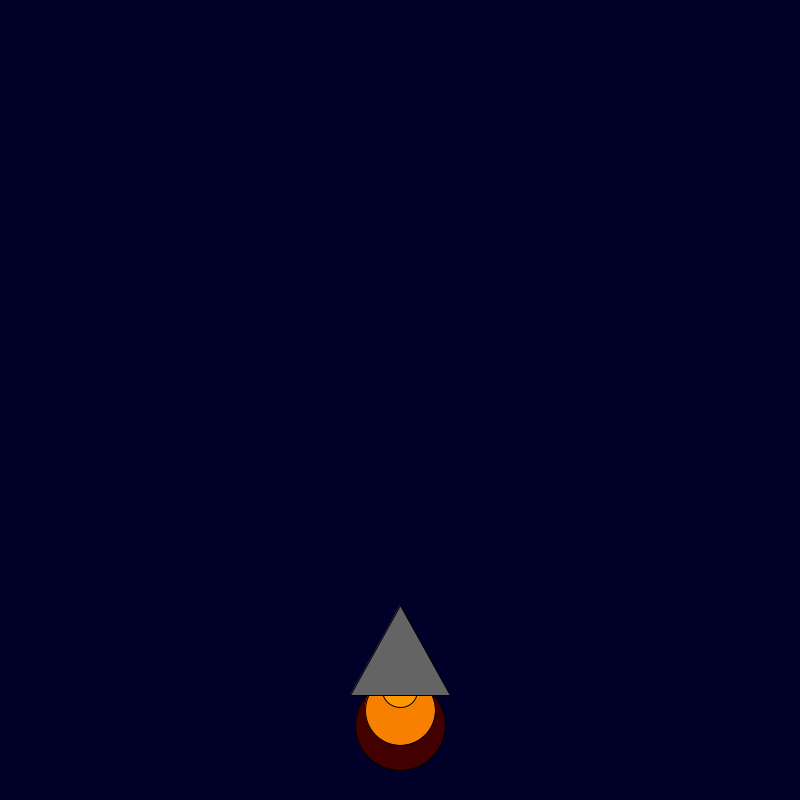
Frame 1 (no input)
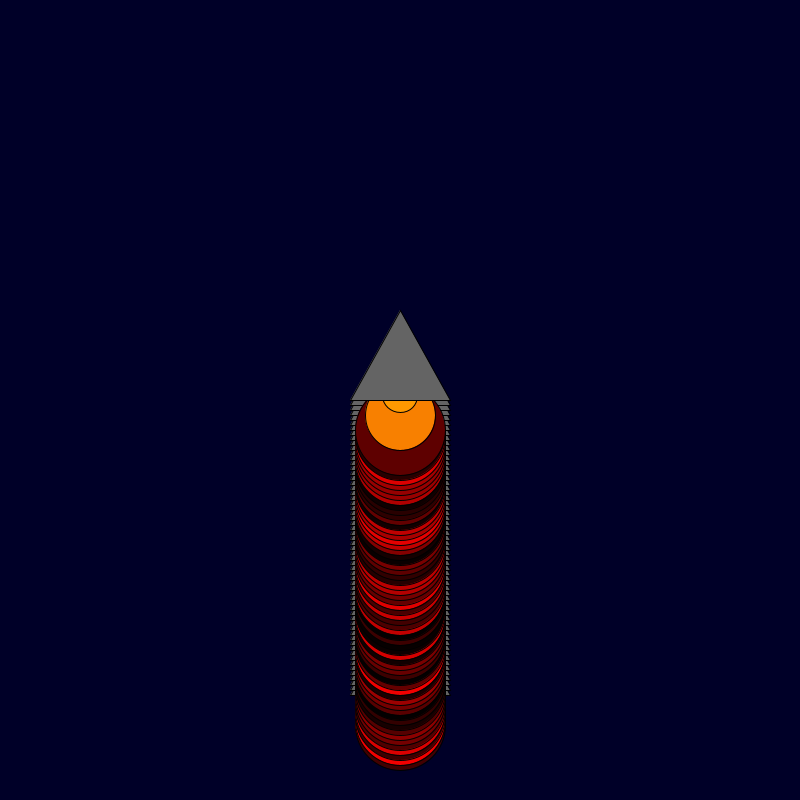
Frame 60 (the mouse pressed at the canvas centre just before this capture)
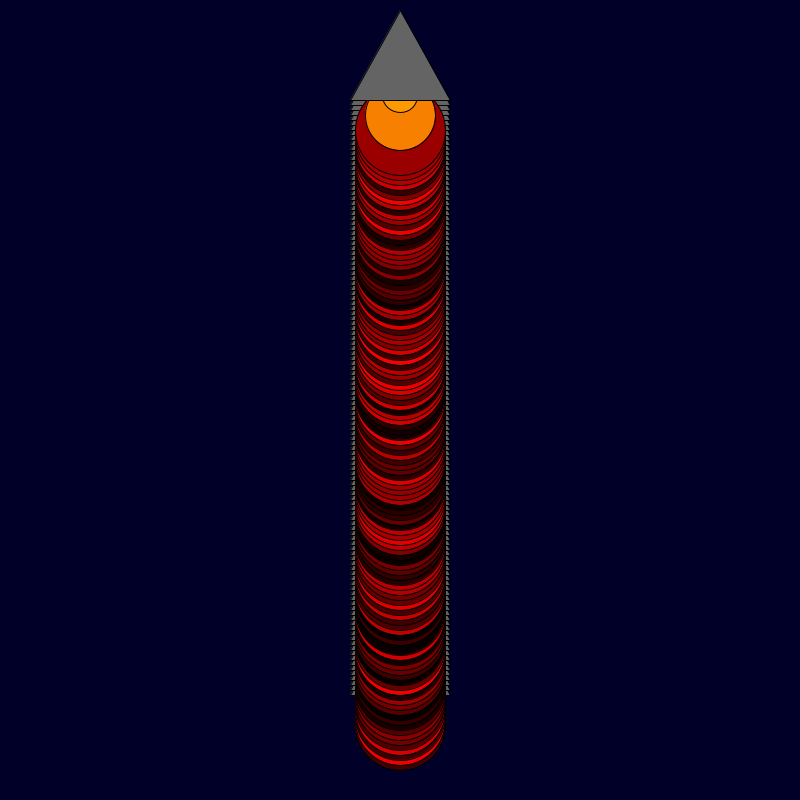
Frame 120 (the mouse held since frame 60 and released just before this capture)

The Processing sketch that drew these frames (run headless with seeded random() and noise(); from frame 60 on, the mouse is pressed at the canvas centre):

// Processing sketch: RocketShip
// ── RocketShip.pde
 int x = 400;
  int y = 600;
  void setup() {
 background(0, 0, 40); size(800, 800);
   fill(random(255), 0, 0);
  
}
void draw() {
  
    y-=5;
  fill(random(255), 0, 0);
    ellipse(x, y + 130, 90, 90);
    fill(248, 128, 0);
    ellipse(x, y + 115, 70, 70);
    fill(255, 153, 0);
    ellipse(x, y + 95, 35, 35);
    fill(100, 100, 100);
    triangle(x, y + 10, x + 50, y + 100, x - 50, y + 100);
  
  }
